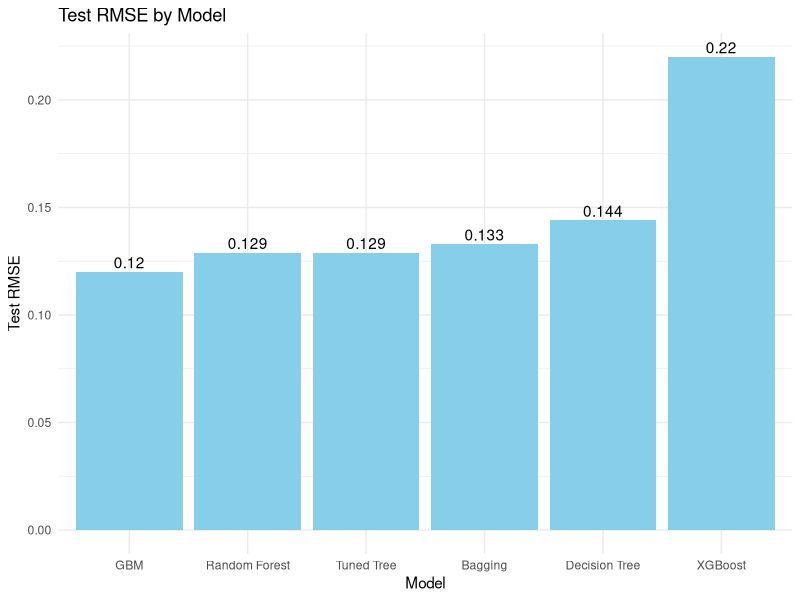

Generate this figure with R:
## ---- chunk 1
knitr::opts_chunk$set(echo = TRUE)
## ---- chunk 2
library(ggplot2)
# RMSE Comparison Plot
rmse_df <- data.frame(
  Model = c("Decision Tree", "Tuned Tree", "Random Forest", "Bagging", "GBM", "XGBoost"),
  RMSE = c(0.144, 0.129, 0.129, 0.133, 0.120, 0.220)
)

ggplot(rmse_df, aes(x = reorder(Model, RMSE), y = RMSE)) +
  geom_bar(stat = "identity", fill = "skyblue") +
  geom_text(aes(label = round(RMSE, 3)), vjust = -0.3) +
  labs(title = "Test RMSE by Model",
       x = "Model",
       y = "Test RMSE") +
  theme_minimal()
